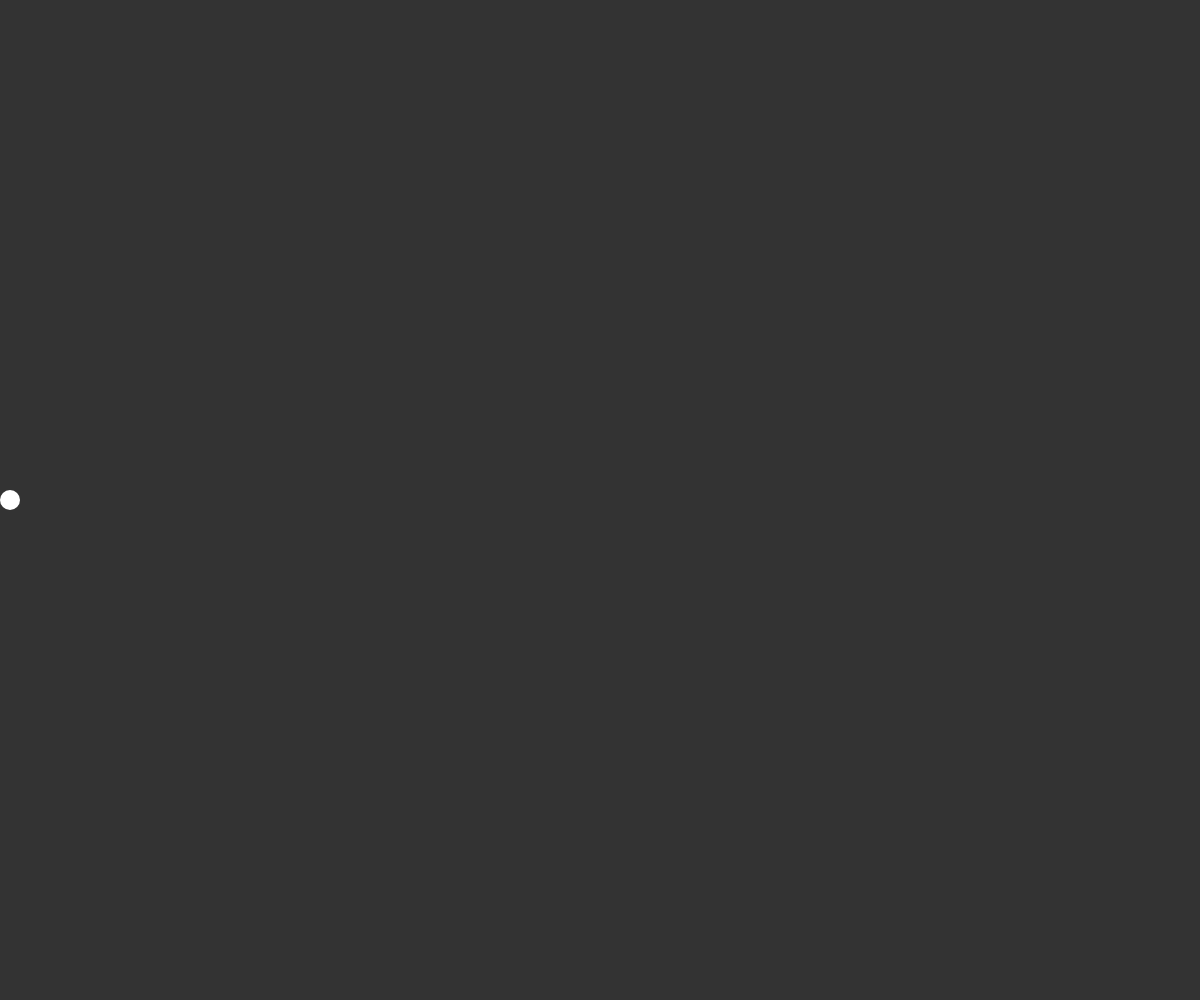
Frame 1 (no input)
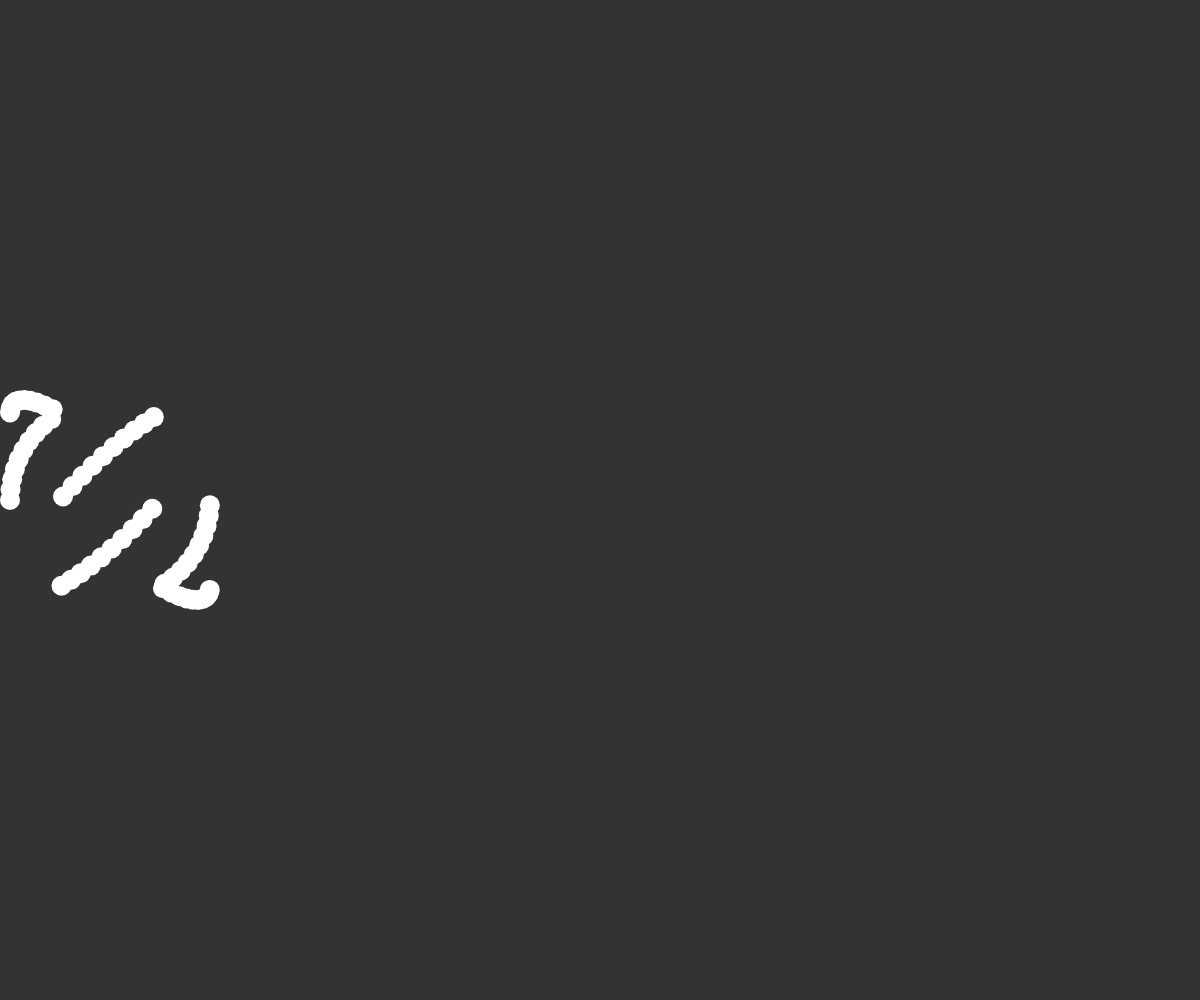
Frame 60 (no input)
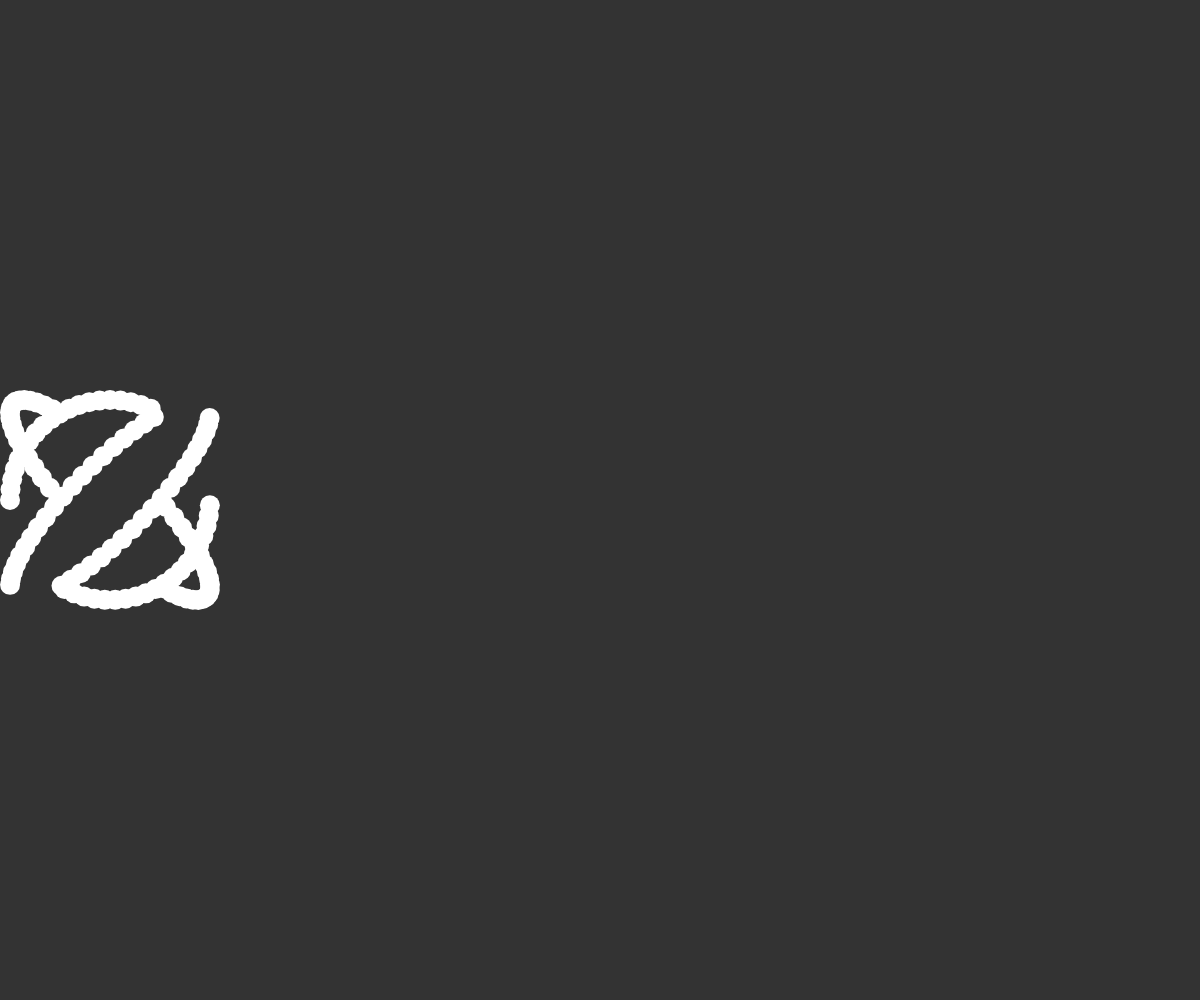
Frame 120 (the mouse pressed at the canvas centre since frame 60)

The p5.js sketch that drew these frames (run headless with seeded random() and noise() and a simulated clock; from frame 60 on, the mouse is pressed at the canvas centre):

// p5.js sketch
// ── sketch.js
var x,y
	angle = 0
	s = 0
	a = 0
function setup(){
	createCanvas(innerWidth,innerHeight);
	background(51);
}

function draw(){
	x = cos(radians(angle+180+a))*100
	y = sin(radians(angle+180-a))*100
	strokeWeight(20)
	stroke(255)
	point(110+x,innerHeight/2+y)
	angle+=1
	s++
	a+=60
}

function windowResized() {
  resizeCanvas(windowWidth, windowHeight);
}
